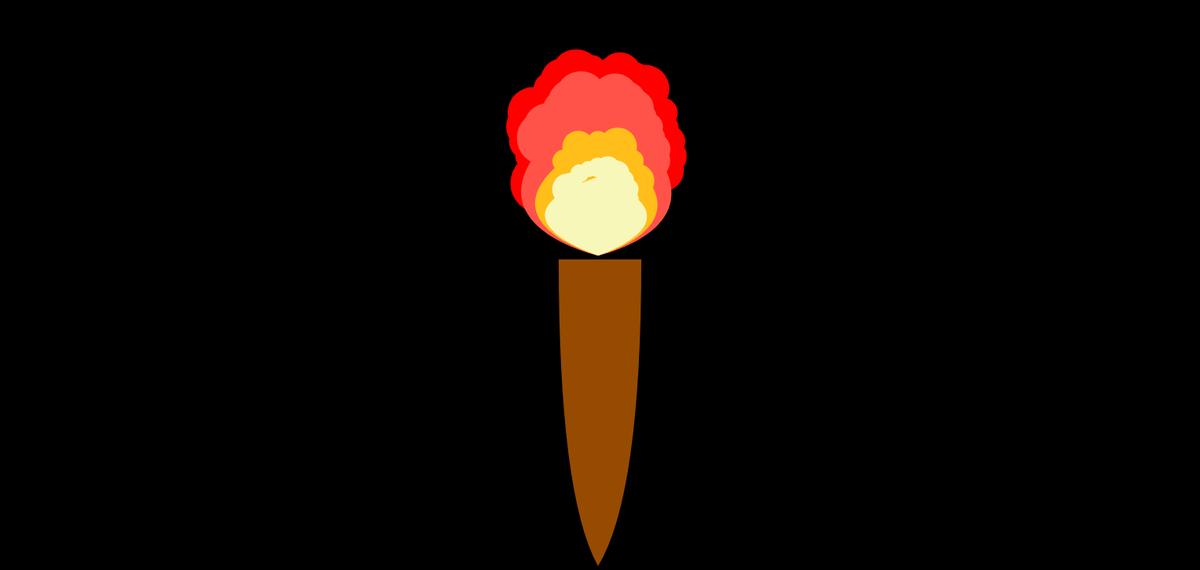
Frame 1 (no input)
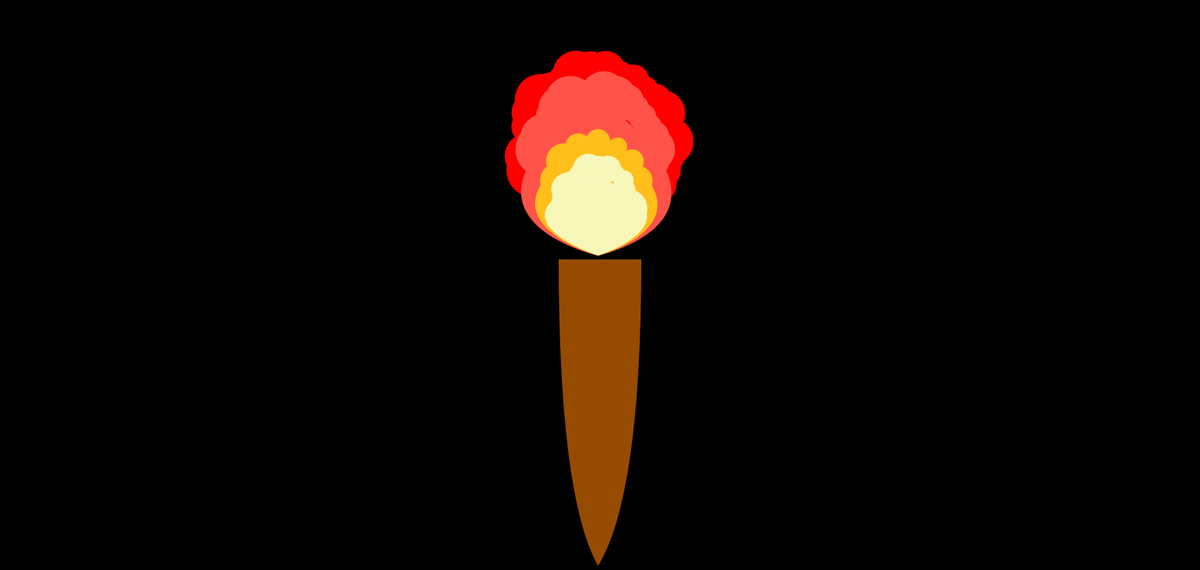
Frame 60 (no input)
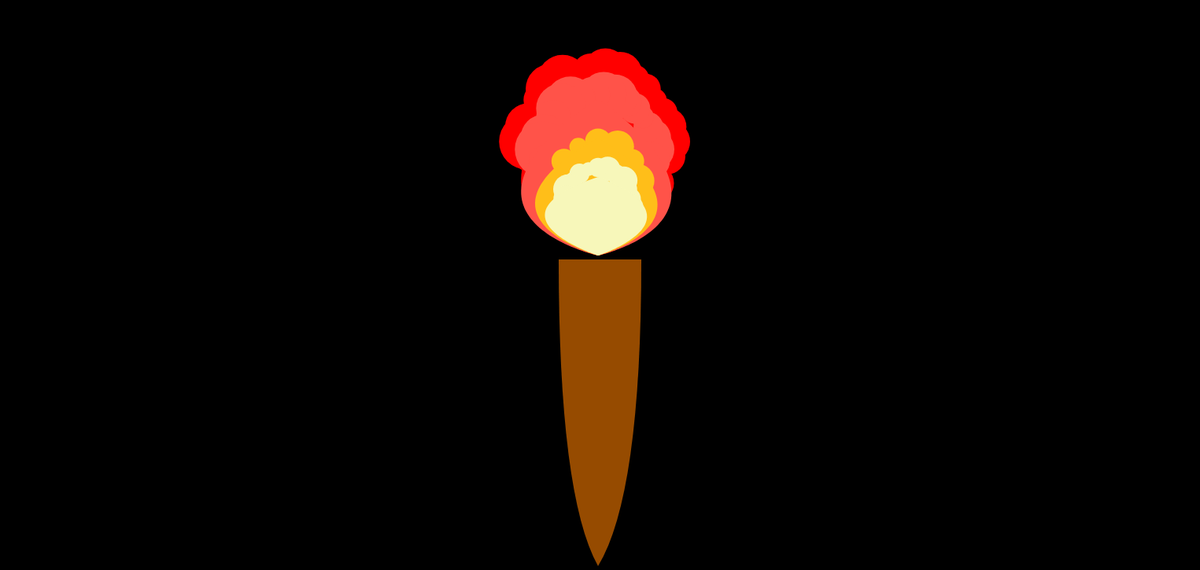
Frame 120 (the mouse pressed at the canvas centre since frame 60)

The p5.js sketch that drew these frames (run headless with seeded random() and noise() and a simulated clock; from frame 60 on, the mouse is pressed at the canvas centre):

// p5.js sketch
// ── sketch.js
function setup() {
    createCanvas(1525, 725);
    colorMode(HSB);
}

function draw() {

    // put drawing code here
    background(0,0, 0);

    stroke(0);
    //textSize(20);
    //text(mouseX, 30, 30);
    //text(mouseY, 30, 50);
    //Torch
    //Filled to be brown
    point(20, 20);
    fill(30,100,58.8);
    strokeWeight(0);
    beginShape();
    vertex(710, 330);
    quadraticVertex(710, 630, 760, 720);
    //quadraticVertex(760, 720, 860, 700);
    quadraticVertex(815,630, 815, 330);
    vertex(710, 330);
    endShape();

    //Create the fire and have the color pulse/flicker
    //create dropplet shapes
    let startingSpot = { x: 760, y: 75 }
    let meetingSpot = { x: 760, y: 325 }

    fill(360, 100, 100)
    circles = 30;
    center = { x: 760, y: 180 }
    radius = 90;
    angle = Math.PI * 2 / circles;
    offset = 6 * Math.random();
    for (var i = 0; i < circles; i++) {

        xCircle = center.x + cos(angle * i) * radius;
        yCircle = center.y - sin(angle * i) * radius;

        ellipse(xCircle, yCircle, 10*(noise(offset), 10*(noise(i+offset))));
    }
    beginShape();
    vertex(startingSpot.x, startingSpot.y);
    bezierVertex(540, 276, meetingSpot.x, meetingSpot.y, meetingSpot.x, meetingSpot.y);
    bezierVertex(meetingSpot.x, meetingSpot.y, 970, 280, startingSpot.x, startingSpot.y);
    endShape();

    startingSpot = { x: 760, y: 125 }

    fill(3.3, 71.4, 100)
    center = { x: 760, y: 190 }
    radius = 70;
    angle = Math.PI * 2 / circles;
    offset = 5 * Math.random();
    for (var i = 0; i < circles; i++) {

        xCircle = center.x + cos(angle * i) * radius;
        yCircle = center.y - sin(angle * i) * radius;

        ellipse(xCircle, yCircle, 10 * (noise(offset), 10 * (noise(i + offset))));
    }
    beginShape();
    vertex(startingSpot.x, startingSpot.y);
    bezierVertex(540, 276, meetingSpot.x, meetingSpot.y, meetingSpot.x, meetingSpot.y);
    bezierVertex(meetingSpot.x, meetingSpot.y, 970, 280, startingSpot.x, startingSpot.y);
    endShape();

    startingSpot = { x: 760, y: 175 }
    fill(43, 90, 100)
    center = { x: 760, y: 230 }
    circles = 12;
    radius = 50;
    angle = Math.PI * 2 / circles;
    offset = 5 * Math.random();
    for (var i = 0; i < circles; i++) {

        xCircle = center.x + cos(angle * i) * radius;
        yCircle = center.y - sin(angle * i) * radius;

        ellipse(xCircle, yCircle, 9 * (noise(offset), 9 * (noise(i + offset))));
    }
    beginShape();
    vertex(startingSpot.x, startingSpot.y);
    bezierVertex(580, 276, meetingSpot.x, meetingSpot.y, meetingSpot.x, meetingSpot.y);
    bezierVertex(meetingSpot.x, meetingSpot.y, 930, 280, startingSpot.x, startingSpot.y);
    endShape();

    startingSpot = { x: 760, y: 225 }
    fill(60, 25, 97)
    center = { x: 760, y: 253 }
    circles = 20;
    radius = 40;
    angle = Math.PI * 2 / circles;
    offset = 5 * Math.random();
    for (var i = 0; i < circles; i++) {

        xCircle = center.x + cos(angle * i) * radius;
        yCircle = center.y - sin(angle * i) * radius;

        ellipse(xCircle, yCircle,  8* (noise(offset), 8 * (noise(i + offset))));
    }
    beginShape();
    vertex(startingSpot.x, startingSpot.y);
    bezierVertex(608, 276, meetingSpot.x, meetingSpot.y, meetingSpot.x, meetingSpot.y);
    bezierVertex(meetingSpot.x, meetingSpot.y, 900, 280, startingSpot.x, startingSpot.y);
    endShape();

    //circle of circles, size determined by noise

    }
    //if time, implement hidden images?
